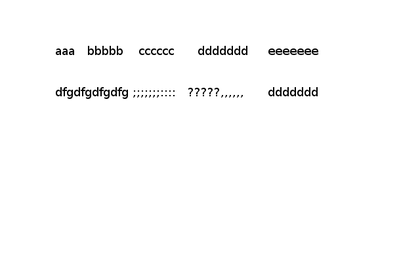
%> input picture images/test1.png, 420 x 262 px, shrunk from 640 x 400 before the run
$ octave lettersRecognition.m   (GNU Octave 9; MATLAB toolbox functions it lacks are replaced by stand-ins)
%> lines starting %> are read from the running program, lines starting %| are printed output that depends on the picture; in (x1, y1, x2, y2) boxes, pixels count from 0 and x2, y2 are one past the last pixel; in counts of white or black regions, pixels touching at a corner belong together; the program's own positions count from 1
%> further down, img is the input picture: size 262x420x3 uint8; min 0, max 255, mean 251.9
### binarize.m
%make dummy binarization if not white then black
function [img] = binarize(img_in)
    img = img_in;
    [x,y,z] = size(img);
%> x = 262; y = 420; z = 3
    for i = 1:x
        for j = 1:y
            %disp(img(x,y));
            if img(i,j)<255
                img(i,j)=0;
            end;
        end;
    end;
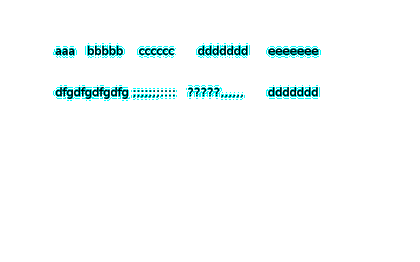
%> img: size 262x420x3 uint8; 2.9% of pixels changed, all inside (x1, y1, x2, y2) = (53, 43, 321, 101)
    img = img(:,:,1);
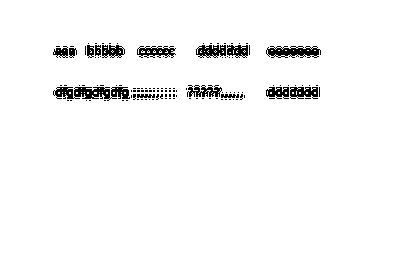
%> img: size 262x420 uint8; 96.8% white; black in thin lines or dots, all inside (x1, y1, x2, y2) = (53, 43, 321, 101)
end

### inverse_bin.m
%transform to corresponding manner: 0-white  1-black
function [img] = inverse_bin(img_in)
    img = img_in;
    [x,y] = size(img);
    for i = 1:x
        for j = 1:y
            if img(i,j)==255
                img(i,j)=0;
            else
                img(i,j)=1;
            end;
        end;
    end;
end

### lettersRecognition.m
%Sample code
close all;
clear all;


img=imread('images/test1.png');

ima = img;
colormap(gray(256));
ima = binarize(ima);
ima = inverse_bin(ima);
%> (the run ends here)

$ run again, with images/line 33.png copied over images/test1.png
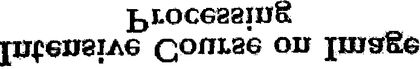
%> input picture images/line 33.png, 420 x 69 px, shrunk from 695 x 114 before the run
%> img is the input picture: size 69x420 uint8; min 0, max 255, mean 209.9
%> after the loop in binarize, `for i = 1:x`:
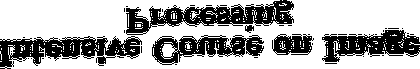
%> img: size 69x420 uint8; 68% white; 40 black regions (34 under 20 px), largest, box (x1, y1, x2, y2) and area: (126, 0, 294, 35) 2568, (0, 36, 142, 69) 2433, (322, 30, 420, 62) 1789, (152, 35, 264, 65) 1698, (272, 34, 314, 55) 617, (245, 25, 254, 33) 47
